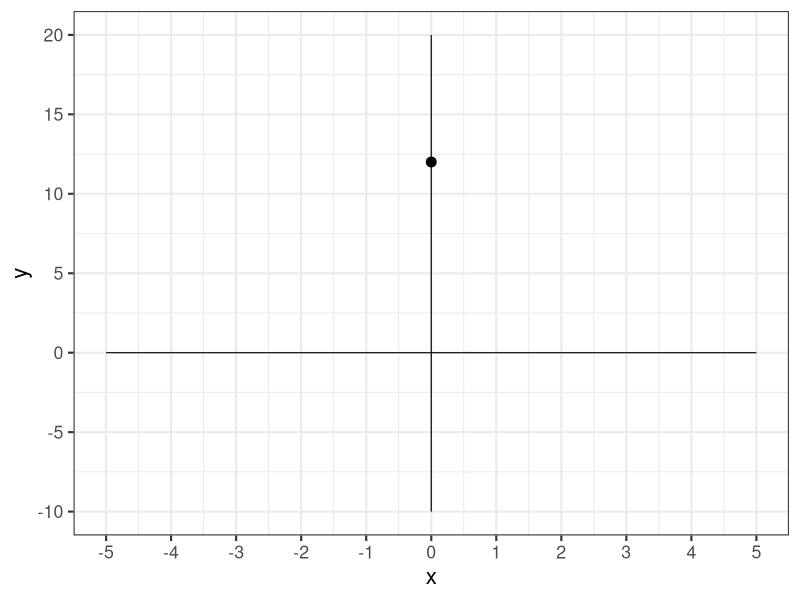
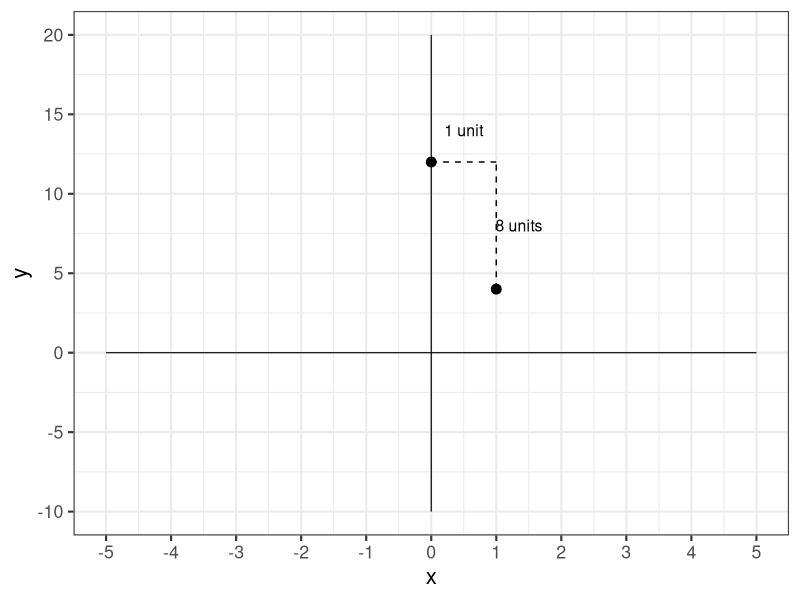
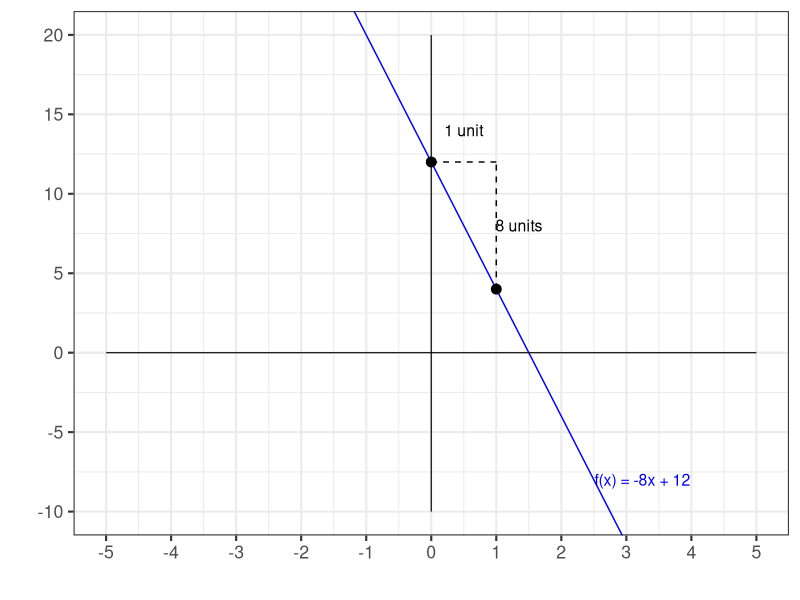
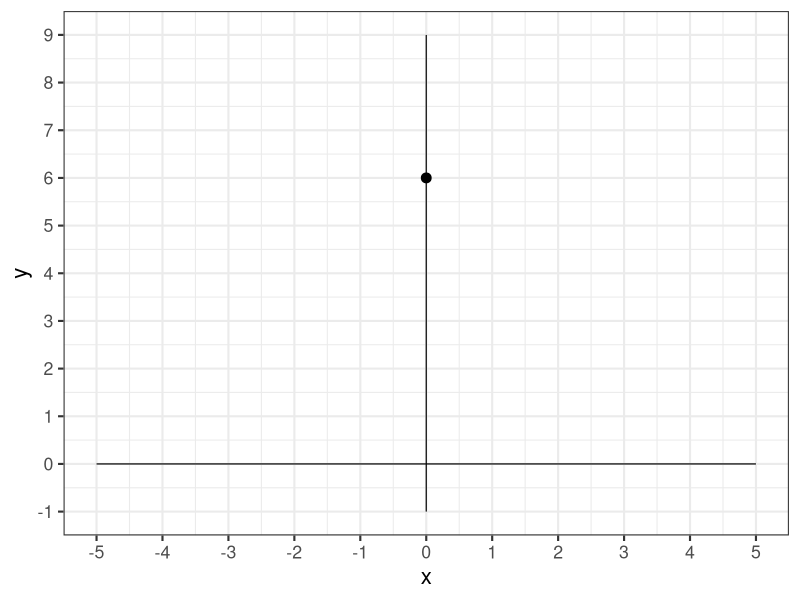
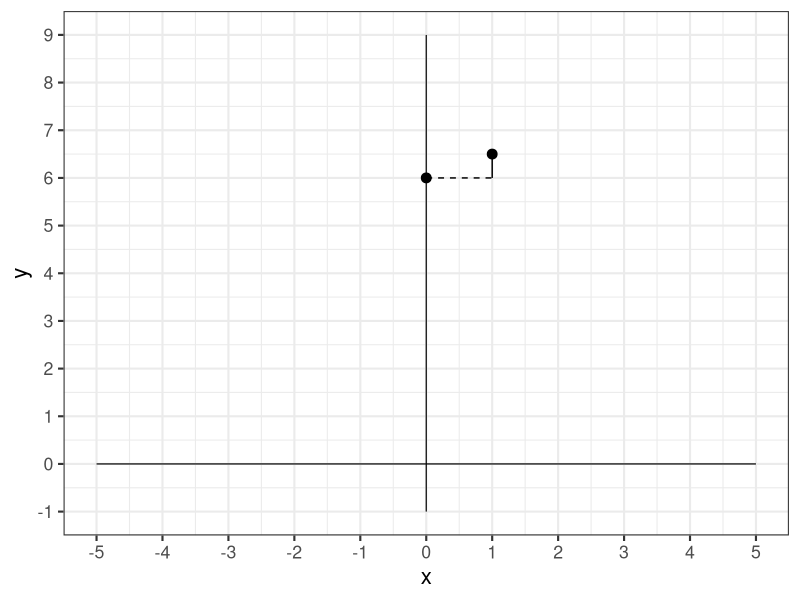
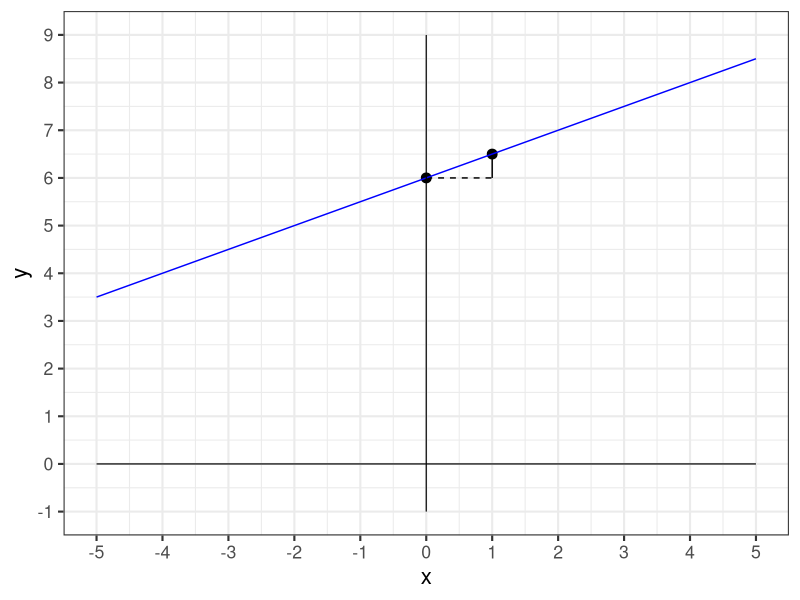
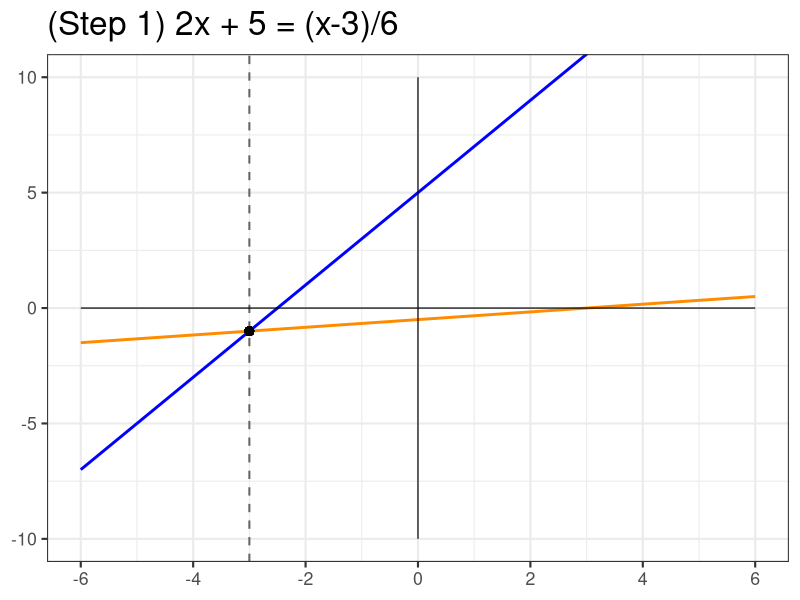
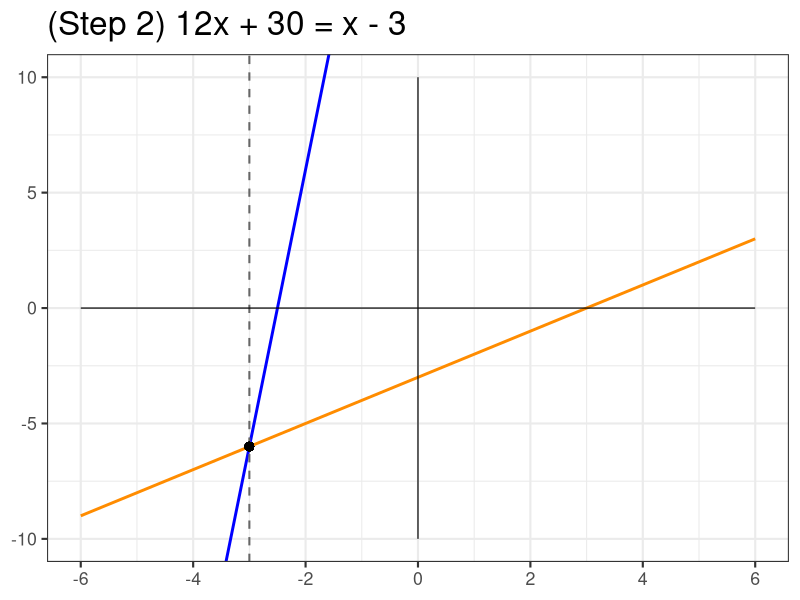

Recreate these plots in R, in order.
## ---- chunk 1
library(tidyverse)
library(patchwork)

theme_set(theme_bw(base_size = 16))
## ---- chunk 2
#| echo: false
#| fig.height: 3.25

x_vals <- seq(-5, 5, length.out = 500)
y_vals <- -8*x_vals + 12

ggplot() + 
  geom_point(aes(x = 0, y = 12),
             size = 3) + 
  annotate("segment", x = -5, xend = 5, y = 0, yend = 0,
             linewidth = 0.4, color = "black") +
    annotate("segment", x = 0, xend = 0, y = -10, yend = 20,
             linewidth = 0.4, color = "black") + 
  coord_cartesian(xlim = c(-5, 5), ylim = c(-10, 20)) + 
  scale_x_continuous(breaks = seq(-5, 5, by = 1)) + 
  scale_y_continuous(breaks = seq(-10, 20, by = 5))
## ---- chunk 3
#| echo: false
#| fig.height: 3.25

x_vals <- seq(-5, 5, length.out = 500)
y_vals <- -8*x_vals + 12

ggplot() + 
  geom_point(aes(x = 0, y = 12),
             size = 3) + 
  geom_segment(aes(x = 0, xend = 1, y = 12, yend = 12),
               linetype = "dashed") + 
  geom_segment(aes(x = 1, xend = 1, y = 4, yend = 12),
              linetype = "dashed") + 
  geom_point(aes(x = 1, y = 4),
             size = 3) +
  annotate("segment", x = -5, xend = 5, y = 0, yend = 0,
             linewidth = 0.4, color = "black") +
    annotate("segment", x = 0, xend = 0, y = -10, yend = 20,
             linewidth = 0.4, color = "black") +
  annotate("text", x = 0.5, y = 14, size = 4, label = "1 unit") + 
  annotate("text", x = 1.35, y = 8, size = 4, label = "8 units") +
  coord_cartesian(xlim = c(-5, 5), ylim = c(-10, 20)) +
  scale_x_continuous(breaks = seq(-5, 5, by = 1)) + 
  scale_y_continuous(breaks = seq(-10, 20, by =5))
## ---- chunk 4
#| echo: false
#| fig.height: 3.25

x_vals <- seq(-5, 5, length.out = 500)
y_vals <- -8*x_vals + 12

ggplot() + 
  geom_line(aes(x = x_vals, y = y_vals),
            color = "blue") + 
  geom_point(aes(x = 0, y = 12),
             size = 3) + 
  geom_segment(aes(x = 0, xend = 1, y = 12, yend = 12),
               linetype = "dashed") + 
  geom_segment(aes(x = 1, xend = 1, y = 4, yend = 12),
              linetype = "dashed") + 
  geom_point(aes(x = 1, y = 4),
             size = 3) +
  annotate("segment", x = -5, xend = 5, y = 0, yend = 0,
             linewidth = 0.4, color = "black") +
    annotate("segment", x = 0, xend = 0, y = -10, yend = 20,
             linewidth = 0.4, color = "black") +
  annotate("text", x = 0.5, y = 14, size = 4, label = "1 unit") + 
  annotate("text", x = 1.35, y = 8, size = 4, label = "8 units") +
  annotate("text", x = 3.25, y = -8, size = 4, color = "blue", label = "f(x) = -8x + 12") +
  coord_cartesian(xlim = c(-5, 5), ylim = c(-10, 20)) +
  scale_x_continuous(breaks = seq(-5, 5, by = 1)) + 
  scale_y_continuous(breaks = seq(-10, 20, by =5)) + 
  labs(x = "", y = "")
## ---- chunk 5
x_vals <- seq(-5, 5, length.out = 500)
y_vals <- 0.5*x_vals + 6

ggplot() + 
  geom_point(aes(x = 0, y = 6),
             size = 3) + 
  annotate("segment", x = -5, xend = 5, y = 0, yend = 0,
             linewidth = 0.4, color = "black") +
    annotate("segment", x = 0, xend = 0, y = -1, yend = 9,
             linewidth = 0.4, color = "black") +
  scale_x_continuous(breaks = seq(-5, 5, by = 1)) + 
  scale_y_continuous(breaks = seq(-1, 9, by = 1)) + 
  coord_cartesian(xlim = c(-5, 5), ylim = c(-1, 9)) + 
  labs(x = "x", y = "y")
## ---- chunk 6
x_vals <- seq(-5, 5, length.out = 500)
y_vals <- 0.5*x_vals + 6

ggplot() + 
  geom_point(aes(x = 0, y = 6),
             size = 3) + 
  geom_segment(aes(x = 0, xend = 1, y = 6, yend = 6),
               linetype = "dashed") + 
  geom_segment(aes(x = 1, xend = 1, y = 6, yend = 6.5)) +
  geom_point(aes(x = 1, y = 6.5),
             size = 3) +
  annotate("segment", x = -5, xend = 5, y = 0, yend = 0,
             linewidth = 0.4, color = "black") +
    annotate("segment", x = 0, xend = 0, y = -1, yend = 9,
             linewidth = 0.4, color = "black") +
  scale_x_continuous(breaks = seq(-5, 5, by = 1)) + 
  scale_y_continuous(breaks = seq(-1, 9, by = 1)) + 
  coord_cartesian(xlim = c(-5, 5), ylim = c(-1, 9)) + 
  labs(x = "x", y = "y")
## ---- chunk 7
x_vals <- seq(-5, 5, length.out = 500)
y_vals <- 0.5*x_vals + 6

ggplot() + 
  geom_point(aes(x = 0, y = 6),
             size = 3) + 
  geom_segment(aes(x = 0, xend = 1, y = 6, yend = 6),
               linetype = "dashed") + 
  geom_segment(aes(x = 1, xend = 1, y = 6, yend = 6.5)) +
  geom_point(aes(x = 1, y = 6.5),
             size = 3) +
  geom_line(aes(x = x_vals, y = y_vals),
            color = "blue") +
  annotate("segment", x = -5, xend = 5, y = 0, yend = 0,
             linewidth = 0.4, color = "black") +
    annotate("segment", x = 0, xend = 0, y = -1, yend = 9,
             linewidth = 0.4, color = "black") +
  scale_x_continuous(breaks = seq(-5, 5, by = 1)) + 
  scale_y_continuous(breaks = seq(-1, 9, by = 1)) + 
  coord_cartesian(xlim = c(-5, 5), ylim = c(-1, 9)) + 
  labs(x = "x", y = "y")
## ---- chunk 8
#| echo: false
#| message: false

x_vals <- seq(-6, 6, length.out = 500)

make_eq_plot <- function(lhs_fn, rhs_fn, title_str,
                         show_rhs_label = TRUE,
                         ylim_lo = -10, ylim_hi = 10) {
  df <- data.frame(x = x_vals, lhs = lhs_fn(x_vals), rhs = rhs_fn(x_vals))
  sol_y <- lhs_fn(-3)
  
  ggplot(df) +
    geom_line(aes(x = x, y = lhs, color = "LHS"), linewidth = 1) +
    geom_line(aes(x = x, y = rhs, color = "RHS"), linewidth = 1) +
    geom_vline(xintercept = -3, linetype = "dashed", color = "gray40", linewidth = 0.7) +
    geom_point(aes(x = -3, y = sol_y), color = "black", size = 2.5) +
    annotate("segment", x = -6, xend = 6, y = 0, yend = 0,
             linewidth = 0.4, color = "black") +
    annotate("segment", x = 0, xend = 0, y = ylim_lo, yend = ylim_hi,
             linewidth = 0.4, color = "black") +
    scale_color_manual(values = c("LHS" = "blue", "RHS" = "darkorange"), name = NULL) +
    scale_x_continuous(breaks = seq(-6, 6, by = 2)) +
    coord_cartesian(xlim = c(-6, 6), ylim = c(ylim_lo, ylim_hi)) +
    labs(title = title_str) +
    theme(axis.line = element_blank(), axis.title = element_blank(),
          legend.position = "none",
          plot.title = element_text(size = 24))
}

# Step 5 is just a vertical line
p5 <- ggplot() +
  geom_vline(xintercept = -3, linetype = "solid", color = "blue", linewidth = 1.2) +
  annotate("segment", x = -6, xend = 6, y = 0, yend = 0,
           linewidth = 0.4, color = "black") +
  annotate("segment", x = 0, xend = 0, y = -10, yend = 10,
           linewidth = 0.4, color = "black") +
  scale_x_continuous(breaks = seq(-6, 6, by = 2)) +
  coord_cartesian(xlim = c(-6, 6), ylim = c(-10, 10)) +
  labs(title = "(Step 5) x = -3") +
  theme_bw(base_size = 12) +
  theme(axis.line = element_blank(), axis.title = element_blank(),
        plot.title = element_text(size = 24))

p1 <- make_eq_plot(function(x)  2*x + 5,   function(x) (x - 3)/6,
                   "(Step 1) 2x + 5 = (x-3)/6")

p1
## ---- chunk 9
#| echo: false
#| message: false

p2 <- make_eq_plot(function(x) 12*x + 30,  function(x)  x - 3,
                   "(Step 2) 12x + 30 = x - 3")

p2
## ---- chunk 10
#| echo: false
#| message: false

p3 <- make_eq_plot(function(x) 11*x + 30,  function(x) rep(-3, length(x)),
                   "(Step 3) 11x + 30 = -3")

p3
## ---- chunk 11
#| echo: false
#| message: false

p4 <- make_eq_plot(function(x) 11*x,       function(x) rep(-33, length(x)),
                   "(Step 4) 11x = -33", ylim_lo = -40, ylim_hi = 40)

p4
## ---- chunk 12
#| echo: false
#| message: false

p5
## ---- chunk 13
#| echo: false
#| message: false
#| fig.height: 5.5

t <- theme(plot.title = element_text(size = 14))

((p1+t) + (p2+t) + (p3+t)) / ((p4+t) + (p5+t) + plot_spacer())
